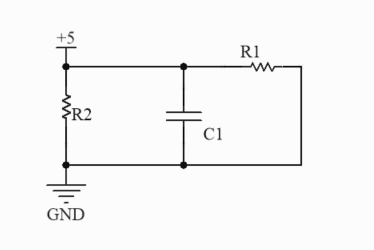
#> input picture project/data/test/images/0001.jpg, 374 x 250 px; its folder holds only this picture in this run
$ python -i tools.py   (imports and definitions only)
#> lines starting #> are read from the running program, lines starting #| are printed output that depends on the picture; after the words box and inside, x2 and y2 are one past the last pixel; in counts of white or black regions, pixels touching at a corner belong together
import os
import cv2
import numpy as np
from pathlib import Path

box_class = ['trans', 'bridge', 'res1', 'triode', 'gnd', 'power1', 'res2', 'cap1', 'diode', 'cap2', 'mos', 'switch', 'amplifier', 'inductance', 'power2']
TEST_PATH = ".\\data\\test"
TRAIN_PATH = ".\\data\\train"
# yolo_txt_to_box中的expand表示扩大box框的参数，可以保证与net有交集从而判断连接
# nets_analyse中的205行有参数，将像素点较少的连通域去掉，所以确保电路线的像素点大于文字的

# [168 lines left out: functions read_yolo_txt, show_label_in_one_image, show_label, show_label_of, yolo_txt_to_box, get_all_test_box and 1 more, not called in this run]

def nets_analyse(w_img_path, option="segment"):
    ''' 分析一张图片的所有网络

    :param w_img_path:
    :param option:“segment”可以分割出所有网络的图片保存在subnet中，show可以展示网络分析的图片
    :return:
    '''
#> called with w_img_path = 'data/test/images/0001.jpg', option = 'segment'
    img = cv2.imread(w_img_path,0)
#> img is the input picture: shape (250, 374); min 9, max 252, mean 246.8
    # 中值滤波，去噪
    img = cv2.medianBlur(img, 3)
    cv2.namedWindow('original', cv2.WINDOW_AUTOSIZE)
    cv2.imshow('original', img)
    cv2.waitKey()
    # 阈值分割得到二值化图片
    ret, binary = cv2.threshold(img, 0, 255, cv2.THRESH_BINARY | cv2.THRESH_OTSU)
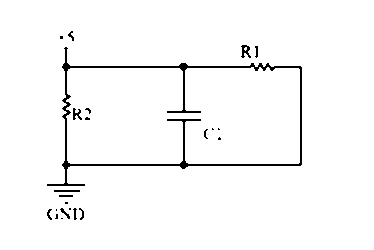
#> binary: shape (250, 374); 97.4% white; black in thin lines or dots, all inside (x1, y1, x2, y2) = (47, 31, 302, 220)
#> ret = 180
    binary = cv2.bitwise_not(binary)  # 对图像取反，背景色为黑
    # 连通域分析
    num_labels, labels, stats, centroids = cv2.connectedComponentsWithStats(binary, connectivity=8)
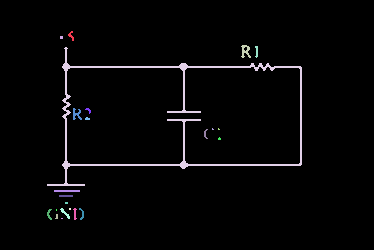
#> labels: shape (250, 374) int32; 24 distinct labels, from 0 to 23; one colour per label, 0 black
#> num_labels = 24; stats = 24 rows, first 6: [0, 0, 374, 250, 91024], [68, 31, 6, 10, 27], [60, 36, 3, 3, 9], [241, 45, 10, 13, 71], [47, 47, 255, 139, 2003], [255, 46, 3, 12, 26]; centroids = 24 rows, first 8: [187.2, 124.6], [70.85, 35.37], [61, 37], [245.1, 50.69], [170, 116.5], [256.3, 51.08], [76.18, 113.8], [88.12, 109.9]
    # 统计每一个连通域的数量
    map_ = {}
    for i in labels:
        for j in i:
            map_[j] = map_.get(j, 0) + 1
#> after the loop, map_ = 24 items
    for k, v in sorted(map_.items()):
        if v < img.shape[0] * img.shape[1] * 0.0008:  # 剔除像素点较少的连通域
            del map_[k]
        if v > img.shape[0] * img.shape[1] * 0.8:  # 剔除背景元素连通域
            del map_[k]
#> this loop made 24 passes
#> v on passes 1 to 12: 91024, 27, 9, 71, 2003, 26, 57, 16, 12, 20, 3, 3
    # for k, v in sorted(map_.items()):
    #     print(f"{k} == {v}")
    # print(map_.keys())
    # 不同的连通域赋予不同的颜色,并展示
    if option == "show":
        output = np.zeros((img.shape[0], img.shape[1], 3), np.uint8)
        for i in range(1, num_labels):
            mask = labels == i
            # output[:, :, 0][mask] = np.random.randint(0, 255)
            # output[:, :, 1][mask] = np.random.randint(0, 255)
            # output[:, :, 2][mask] = np.random.randint(0, 255)
            if i in map_.keys():
                output[:, :, 0][mask] = np.random.randint(0, 255)
                output[:, :, 1][mask] = np.random.randint(0, 255)
                output[:, :, 2][mask] = np.random.randint(0, 255)
        cv2.imshow('oginal', output)
        cv2.waitKey()
        cv2.destroyAllWindows()
    elif option == "segment":  # 分割出不同的连通域
        s = Path(w_img_path).stem
#> (the run stopped early here; a loop or call above may not have finished)

$ run again, on project/data/test/images/0002.jpg
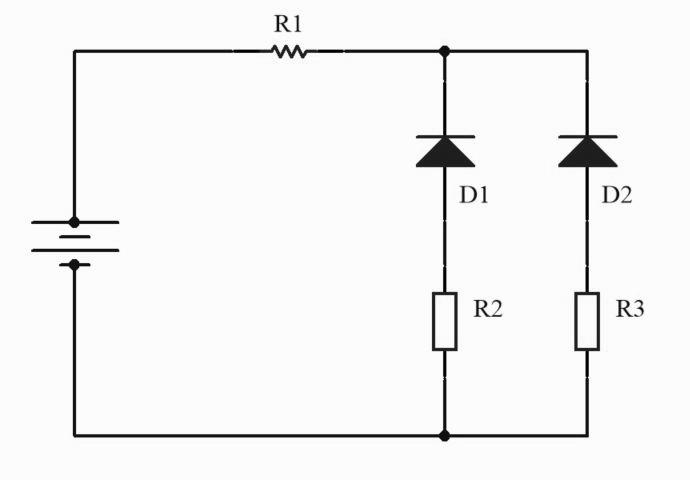
#> input picture project/data/test/images/0002.jpg, 690 x 480 px
#> in nets_analyse, img is the input picture: shape (480, 690); min 0, max 255, mean 243.9
#> in nets_analyse, `ret, binary = cv2.threshold(img, 0, 255, cv2.THRESH_BINARY | cv2.THRES..`:
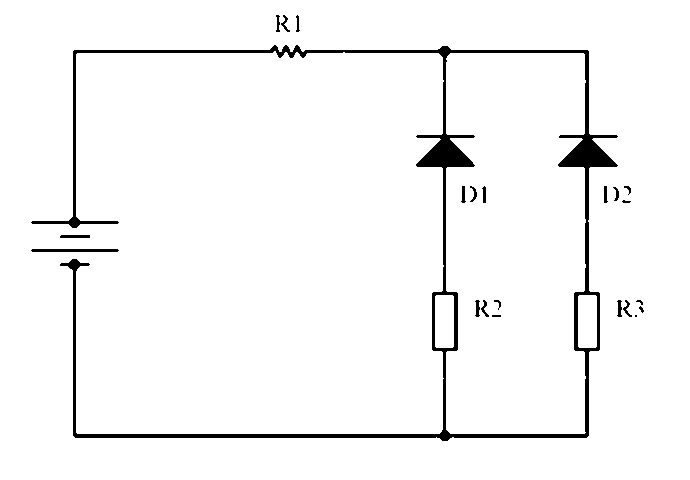
#> binary: shape (480, 690); 96.4% white; 22 black regions (5 under 20 px), largest, box (x1, y1, x2, y2) and area: (31, 45, 618, 441) 10740, (31, 249, 119, 252) 260, (60, 235, 90, 238) 89
#> ret = 149
#> in nets_analyse, `num_labels, labels, stats, centroids = cv2.connectedComponentsWithStat..`:
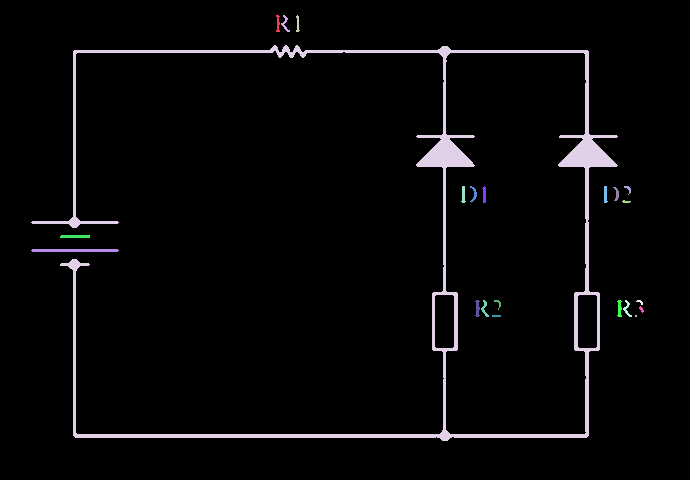
#> labels: shape (480, 690) int32; 23 distinct labels, from 0 to 22; one colour per label, 0 black
#> num_labels = 23; stats = 23 rows, first 6: [0, 0, 690, 480, 319389], [276, 15, 4, 17, 44], [281, 15, 9, 17, 51], [296, 15, 4, 17, 38], [31, 45, 587, 396, 10740], [461, 186, 5, 17, 53]; centroids = 23 rows, first 8: [342.9, 239.7], [277.6, 23.18], [284.8, 23.35], [297.4, 23.45], [391.9, 236], [463, 194.3], [473.5, 193.6], [484, 194.2]
#> after the loop in nets_analyse, `for i in labels:`: map_ = 23 items
#> the loop in nets_analyse, `for k, v in sorted(map_.items()):` made 23 passes
#> v on passes 1 to 8: 319389, 44, 51, 38, 10740, 53, 47, 50
